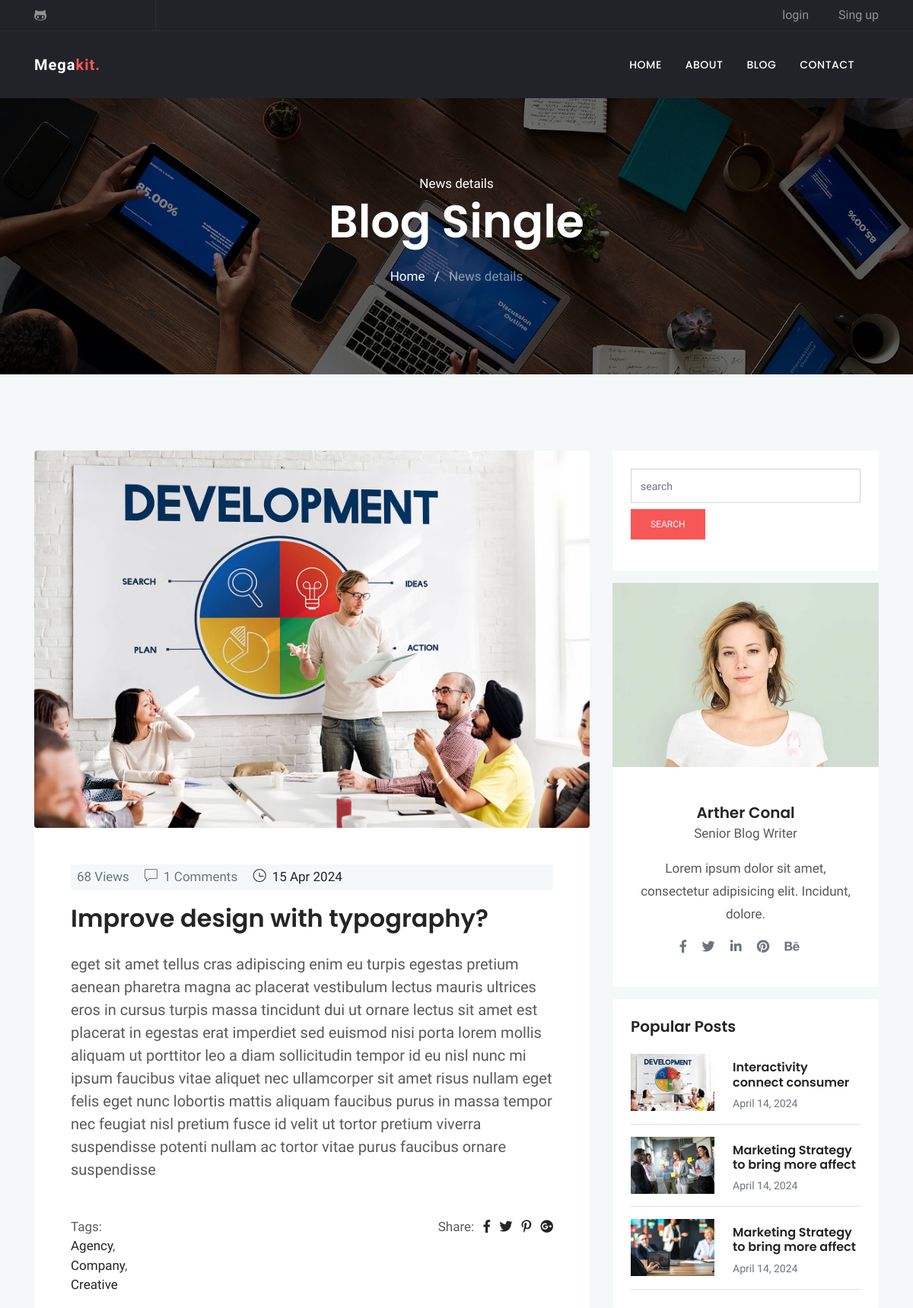
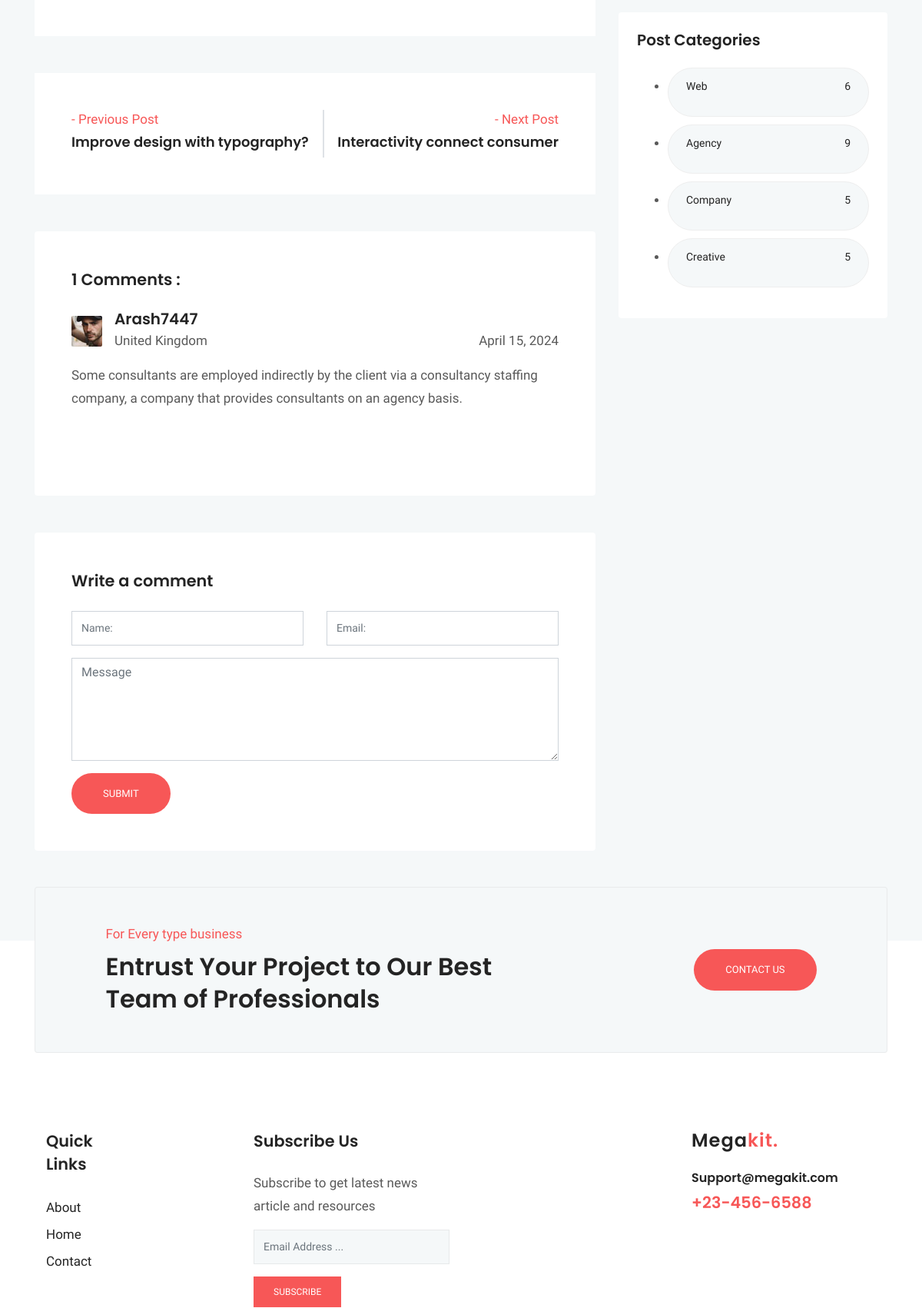
Page /blog/8/ (upper part) on the committed database (2 pictures, top to bottom).
### blog/models.py (models this page shows, shortened)
class Post (models.Model) :
    image = models.ImageField(upload_to = 'blog/',default = 'blog/default.jpg')
    author = models.ForeignKey(User,on_delete=models.SET_NULL,null=True)
    title = models.CharField (max_length = 200)
    content = models.TextField ()
    tags = TaggableManager()
    category = models.ManyToManyField (Category)
    counted_view = models.IntegerField (default = 0)
    status = models.BooleanField (default = False)
    login_required = models.BooleanField (default = False)
    published_date = models.DateTimeField (null = True)
    created_date = models.DateTimeField (auto_now_add = True)
    update_date = models.DateTimeField (auto_now = True)
    class Meta:
        ordering = ['-created_date']

class Category(models.Model):
    name = models.CharField(max_length = 255)
    def __str__(self):
        return self.name

class Comment(models.Model):
    post = models.ForeignKey(Post, on_delete=models.CASCADE)
    name = models.CharField(max_length = 255)
    email = models.EmailField()
    message = models.TextField()
    approved = models.BooleanField(default=False)
    created_date = models.DateTimeField(auto_now_add = True)
    updated_date = models.DateTimeField(auto_now=True)
    class Meta:
        ordering = ['-created_date']

### blog/views.py (the view, shortened to what this page needs)
# urls.py: path('<int:pid>/', blog_single, name="single"),
def blog_single(request, pid) :
    post = get_object_or_404(Post, pk=pid, status=1, published_date__lte=timezone.now())
    if not post.login_required :
        comments = Comment.objects.filter(post=post.id, approved=True)
        next_post = Post.objects.filter(id__gt=post.id, status=1, published_date__lte=timezone.now()).order_by('id', '-published_date').first()
        previous_post = Post.objects.filter(id__lt=post.id, status=1, published_date__lte=timezone.now()).order_by('-id', '-published_date').first()
        form = CommentForm()
        context = {'post': post, 'counted_view': post.counted_view, 'next_post': next_post, 'previous_post': previous_post, 'comments':comments ,'form':form}
        post.counted_view += 1
        post.save()
        return render(request, "blog/blog-single.html", context)
    else:
        return HttpResponseRedirect(reverse('accounts:login'))

### blog/forms.py
class CommentForm (forms.ModelForm) :
    class Meta:
        model = Comment
        fields = ['post','name','email','message']

### blog/templatetags/blog_tags.py (called while the page is built)
@register.inclusion_tag('blog/popular-posts.html')
def latestposts(arg = 3) :
    posts = Post.objects.filter(status = 1).order_by('published_date')[:arg]
    return {'posts': posts}

@register.inclusion_tag('blog/post-categories.html')
def postcategories() :
    posts = Post.objects.filter(status = 1)
    categories = Category.objects.all()
    cat_dict = {}
    for name in categories :
        cat_dict[name]=posts.filter(category=name).count()
    return {'categories':cat_dict}

### templates/blog/blog-single.html (shortened to what this page needs)
{% extends 'base.html' %}
{% load static %}
{% load blog_tags %}
{% block content %}
{% load humanize %}
<!doctype html>
<html lang="en">
  <head>
  <link rel="stylesheet" href="{% static 'plugins/bootstrap/css/bootstrap.min.css' %}">
  <link rel="stylesheet" href="{% static 'plugins/themify/css/themify-icons.css' %}">
  <link rel="stylesheet" href="{% static 'plugins/fontawesome/css/all.css' %}">
  <link rel="stylesheet" href="{% static 'plugins/magnific-popup/dist/magnific-popup.css' %}">
  <link rel="stylesheet" href="{% static 'plugins/slick-carousel/slick/slick.css' %}">
  <link rel="stylesheet" href="{% static 'plugins/slick-carousel/slick/slick-theme.css' %}">
  <link rel="stylesheet" href="{% static 'css/style.css' %}">
</head>
<body>
<div class="main-wrapper ">
<section class="page-title bg-1">
  <div class="container">
    <div class="row">
      <div class="col-md-12">
        <div class="block text-center">
          <span class="text-white">News details</span>
          <h1 class="text-capitalize mb-4 text-lg">Blog Single</h1>
          <ul class="list-inline">
            <li class="list-inline-item"><a href="http://127.0.0.1:8000/" class="text-white">Home</a></li>
            <li class="list-inline-item"><span class="text-white">/</span></li>
            <li class="list-inline-item"><a href="#" class="text-white-50">News details</a></li>
          </ul>
        </div>
      </div>
    </div>
  </div>
</section>
<section class="section blog-wrap bg-gray">
    <div class="container">
        <div class="row">
            <div class="col-lg-8">
                <div class="row">
	<div class="col-lg-12 mb-5">
		<div class="single-blog-item">
			<img src="{{ post.image.url }}" alt="" class="img-fluid rounded">
			<div class="blog-item-content bg-white p-5">
				<div class="blog-item-meta bg-gray py-1 px-2">
					<span class="text-muted text-capitalize mr-3"></i>{{post.counted_view}} Views</span>
					<span class="text-muted text-capitalize mr-3"><i class="ti-comment mr-2"></i>{{comments|length}} Comments</span>
					<span class="text-black text-capitalize mr-3"><i class="ti-time mr-1"></i> {{post.published_date|date:'d M Y'}}</span>
				</div>
				<h2 class="mt-3 mb-4"><a href="blog-single.html">{{ post.title }}</a></h2>
				<p class="lead mb-4">{{post.content}}</p>
				<div class="tag-option mt-5 clearfix">
				    <ul class="float-left list-inline">
				    	<li>Tags:</li>
						{% for cat in post.category.all %}
						<li><a href="{% url 'blog:category' cat_name=cat.name %}">{{ cat.name }}</a>{% if not forloop.last %},{% endif %}</li>
						{% endfor %}
				   	</ul>
				    <ul class="float-right list-inline">
				        <li class="list-inline-item"> Share: </li>
				        <li class="list-inline-item"><a href="#" target="_blank"><i class="fab fa-facebook-f" aria-hidden="true"></i></a></li>
				        <li class="list-inline-item"><a href="#" target="_blank"><i class="fab fa-twitter" aria-hidden="true"></i></a></li>
				        <li class="list-inline-item"><a href="#" target="_blank"><i class="fab fa-pinterest-p" aria-hidden="true"></i></a></li>
				        <li class="list-inline-item"><a href="#" target="_blank"><i class="fab fa-google-plus" aria-hidden="true"></i></a></li>
				    </ul>
			    </div>
			</div>
		</div>
	</div>
	<div class="col-lg-12 mb-5">
		<div class="posts-nav bg-white p-5 d-lg-flex d-md-flex justify-content-between ">
			<a class="post-prev align-items-center" href="/blog/{{ previous_post.id }}/">
				<div class="posts-prev-item mb-4 mb-lg-0">
					{% if previous_post %}
					<span class="nav-posts-desc text-color">- Previous Post</span>
					<h6 class="nav-posts-title mt-1">
					{{ previous_post.title }}
					</h6>
					{% endif %}
				</div>
			</a>
			<div class="border"></div>
			<a class="posts-next" href="/blog/{{ next_post.id }}/">
				<div class="posts-next-item pt-4 pt-lg-0">
						{% if next_post %}
					<span class="nav-posts-desc text-lg-right text-md-right text-color d-block">- Next Post</span>
					<h6 class="nav-posts-title mt-1">
						{{ next_post.title }}
					</h6>
					{% endif %}
				</div>
			</a>
		</div>
	</div>
	<div class="col-lg-12 mb-5">
		<div class="comment-area card border-0 p-5">
			<h4 class="mb-4">{{comments|length}} Comments :</h4>
			<ul class="comment-tree list-unstyled">
				<li class="mb-5">
					<div class="comment-area-box">
						{% for comment in comments %}
						<img alt="" src="{% static 'images/blog/test2.jpg' %}" class="mt-2 img-fluid float-left mr-3">
						<h5 class="mb-1">{{comment.name}}</h5>
						<span>United Kingdom</span>
						<div class="comment-meta mt-4 mt-lg-0 mt-md-0 float-lg-right float-md-right">
							<span class="date-comm">{{comment.created_date|naturalday}}</span>
						</div>
						<div class="comment-content mt-3">
							<p>{{comment.message}} </p>
						</div>
						{% empty %}
						<p>No Comments Here </p>
					</div>
					{% endfor %}
				</li>
			</ul>
		</div>
	</div>
	<div class="col-lg-12">
		<form class="contact-form bg-white rounded p-5" method="post" action="{% url 'blog:single' pid=post.id %}">
			<h4 class="mb-4">Write a comment</h4>
			<div class="row">
				<div class="col-md-6">
					<div class="form-group">
						<input class="form-control" type="text" name="name" id="name" placeholder="Name:">
					</div>
				</div>
				<div class="col-md-6">
					<div class="form-group">
						<input class="form-control" type="email" name="email" id="mail" placeholder="Email:">
					</div>
				</div>
			</div>
			<textarea class="form-control mb-3" name="message" id="comment" cols="30" rows="5" placeholder="Message"></textarea>
			<input class="btn btn-main btn-round-full" type="submit" name="submit-contact" >
		</form>
	</div>
</div>
            </div>
            <div class="col-lg-4">
                <div class="sidebar-wrap">
					{% include 'blog/blog-search.html' %}
					{% include 'blog/blog-writer.html' %}
					{% latestposts 3 %}
					{% postcategories %}
</div>
            </div>
  </body>
  </html>
{% endblock %}

### templates/blog/popular-posts.html
{% load static %}
{% load humanize %}
    <div class="sidebar-widget latest-post card border-0 p-4 mb-3">
        <h5>Popular Posts</h5>
        {% for post in posts %}
        <div class="media border-bottom py-3">
            <a href="{{post.id}}"><img class="mr-4" src="{{post.image.url}}" alt="" width="110px"></a>
            <div class="media-body">
                <h6 class="my-2"><a href="{% url 'blog:single' pid=post.id %}">{{post.title}}</a></h6>
                <span class="text-sm text-muted">{{post.published_date|naturalday}}</span>
            </div>
        </div>
        {% endfor %}
    </div>

### templates/blog/post-categories.html
{% load static %}
	<div class="sidebar-widget bg-white rounded tags p-4 mb-3">
		<h5 class="mb-4">Post Categories</h5>
        <ul class="cat-list">
            {% for name,count in categories.items %}
            <li>
                <a href="{% url 'blog:category' cat_name=name %}" class="d-flex justify-content-between">
                    <p>{{name}}</p>
                    <p>{{count}}</p>
                </a>
            </li>
            {% endfor %}
	</div>
</div>
            </div>
        </div>

### statics/css/style.css (style rules this page uses)
html { overflow-x: hidden; }
body { line-height: 1.5; font-family: "Hind", serif; -webkit-font-smoothing: antialiased; font-size: 17px; color: rgba(0, 0, 0, 0.65); }
h1, .h1, h2, .h2, h3, .h3, h4, .h4, h5, .h5, h6, .h6 { font-family: "Poppins", sans-serif; font-weight: 600; color: #242424; }
h1, .h1 { font-size: 2.5rem; }
h2, .h2 { font-size: 2rem; font-weight: 600; line-height: 42px; }
h4, .h4 { font-size: 1.3rem; line-height: 30px; }
h5, .h5 { font-size: 1.25rem; }
h6, .h6 { font-size: 1rem; }
p { line-height: 30px; }
input[type="email"], input[type="password"], input[type="text"], input[type="tel"] { box-shadow: none; height: 45px; outline: none; font-size: 14px; }
.form-control { box-shadow: none; border-radius: 0; }
.btn { display: inline-block; font-size: 14px; font-size: 0.8125rem; font-weight: 400; padding: 1rem 2.5rem; text-transform: uppercase; border-radius: 0; transition: all 0.2s ease; }
.btn-main, .btn-transparent, .btn-small { background: #f75757; color: #fff; transition: all 0.2s ease; }
.btn-round-full { border-radius: 50px; }
.bg-gray { background: #f5f8f9; }
.section { padding: 100px 0; }
.overly, .page-title, .slider, .cta, .hero-img { position: relative; }
.overly:before, .page-title:before, .slider:before, .cta:before, .hero-img:before { content: ""; position: absolute; left: 0; top: 0; bottom: 0; right: 0; width: 100%; height: 100%; opacity: 0.5; background: #000; }
.text-color { color: #f75757; }
.text-black { color: #242424; }
.text-sm { font-size: 14px; }
.text-lg { font-size: 3.75rem; }
a { color: #242424; text-decoration: none; }
.page-title { padding: 100px 0; }
.page-title .block h1 { color: #fff; }
.bg-1 { background: url("../images/bg/home-2.jpg") no-repeat 50% 50%; background-size: cover; }
.tags a { background: #f5f8f9; display: inline-block; padding: 8px 23px; border-radius: 38px; margin-bottom: 10px; border: 1px solid #eee; font-size: 14px; text-transform: capitalize; }
.nav-posts-title { line-height: 25px; font-size: 18px; }

### rows in the picture
Post: image (picture), counted_view "68", published_date "15 Apr 2024", title "Improve design with typography?", content "eget sit amet tellus cras adipiscing enim eu turpis egestas pretium aenean pharetra magna ac placerat vestibulum lectus mauris ultrices eros in cursus turpis massa tincidunt dui ut ornare lectus sit amet est placerat in egestas erat imperdiet sed euismod nisi porta lorem mollis aliquam ut porttitor leo a diam sollicitudin tempor id eu nisl nunc mi ipsum faucibus vitae aliquet nec ullamcorper sit amet risus nullam eget felis eget nunc lobortis mattis aliquam faucibus purus in massa tempor nec feugiat nisl pretium fusce id velit ut tortor pretium viverra suspendisse potenti nullam ac tortor vitae purus faucibus ornare suspendisse"
Category: name "Agency", count "9"
Category: name "Company", count "5"
Category: name "Creative", count "5"
Post: title "Improve design with typography?"
Post: title "Interactivity connect consumer"
Comment: name "Arash7447", created_date "April 15, 2024", message "Some consultants are employed indirectly by the client via a consultancy staffing company, a company that provides consultants on an agency basis."
Post: image (picture), title "Interactivity connect consumer", published_date "April 14, 2024"
Post: image (picture), title "Marketing Strategy to bring more affect", published_date "April 14, 2024"
Post: image (picture), title "Marketing Strategy to bring more affect", published_date "April 14, 2024"
Category: name "Web", count "6"

### other values in the picture
{{ comments|length }} "1"
